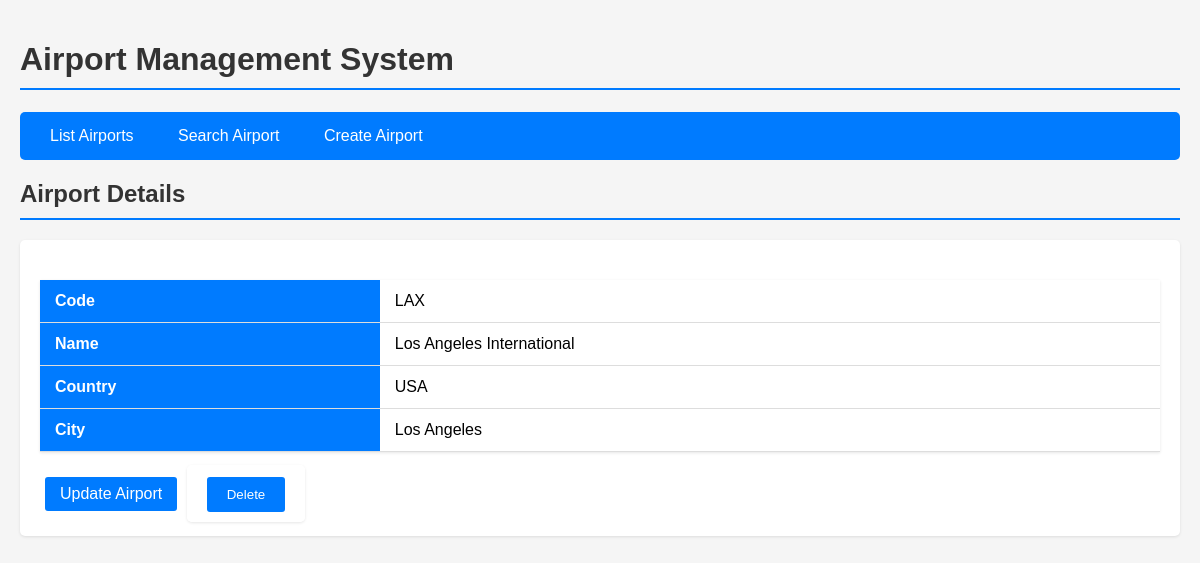
Page /airport?action=details&id=LAX on the committed database.
### tables this page shows
CREATE TABLE airport (
        CODEV CHAR(3) PRIMARY KEY NOT NULL,
        NOM VARCHAR(50) NOT NULL,
        Pays VARCHAR(50) NOT NULL,
        VILLE VARCHAR(50) NOT NULL
    );

### routes/airport_routes.py (the view, shortened to what this page needs)
@airport_routes.route("/airport",methods=["GET", "POST"])
def airport():
    action = request.args.get("action", "list")
    airport_id = request.args.get("id", type=str)
    name = request.form.get("name", "")
    context = {}
    if action=="list":
        context["airports"]=Airport.get_all()
        context["view"]="list"
    elif action == "details" and airport_id:
        context["airport"]=Airport.get_airport_by_id(airport_id)
        context["view"]="details"
    elif action == "search":
        if request.method == "POST":
            context["airports"] =Airport.get_airport_by_name(name)
        context["view"]= "search"
    elif action == "city" and airport_id:
        context["city"]=Airport.get_city(airport_id)
        context["view"]="city"
    elif action== "delete" and airport_id and request.method == "POST":
        Airport.delete_airport(airport_id)
        return redirect(url_for('airport_routes.airport',action='list'))
    return render_template("airport.html",context=context)

### models/airport.py (called while the page is built)
    @staticmethod
    def get_db_connection():
        conn=sqlite3.connect("airplain.db")
        conn.row_factory=sqlite3.Row
        return conn

    @staticmethod
    def get_airport_by_id(codev):
        conn=Airport.get_db_connection()
        cursor=conn.cursor()
        cursor.execute("SELECT * FROM airport WHERE CODEV =?",(codev,))
        row=cursor.fetchone()
        conn.close()
        if row:
            return Airport(row["CODEV"],row["NOM"],row["Pays"],row["VILLE"])
        return None

### templates/airport.html (shortened to what this page needs)
<!DOCTYPE html>
<html lang="en">
<head>
</head>
<body>
    <h1>Airport Management System</h1>
    <nav>
        <a href="{{ url_for('airport_routes.airport', action='list') }}">List Airports</a>
        <a href="{{ url_for('airport_routes.airport', action='search') }}">Search Airport</a>
        <a href="{{ url_for('airport_routes.airport', action='create') }}">Create Airport</a>
    </nav>
    {% if context.view == "list" %}
        <h2>Airport List</h2>
        <table>
            <thead>
                <tr>
                    <th>Code</th>
                    <th>Name</th>
                    <th>Country</th>
                    <th>City</th>
                    <th>Action</th>
                </tr>
            </thead>
            <tbody>
                {% for airport in context.airports %}
                    <tr>
                        <td>{{ airport['CODEV'] }}</td>
                        <td>{{ airport['NOM'] }}</td>
                        <td>{{ airport['Pays'] }}</td>
                        <td>{{ airport['VILLE'] }}</td>
                        <td>
                            <a href="{{ url_for('airport_routes.airport', action='details', id=airport['CODEV']) }}">View Details</a>
                            <a href="{{ url_for('airport_routes.airport', action='update', id=airport['CODEV']) }}">Update</a>
                            <form method="POST" action="{{ url_for('airport_routes.airport', action='delete', id=airport['CODEV']) }}" style="display:inline;">
                                <button type="submit" onclick="return confirm('Are you sure you want to delete this airport?')">Delete</button>
                            </form>
                        </td>
                    </tr>
                {% endfor %}
            </tbody>
        </table>
    {% elif context.view == "details" %}
        <h2>Airport Details</h2>
        {% if context.airport %}
            <div class="details-card">
                <table>
                    <tr>
                        <th>Code</th>
                        <td>{{ context.airport.CODEV }}</td>
                    </tr>
                    <tr>
                        <th>Name</th>
                        <td>{{ context.airport.NOM }}</td>
                    </tr>
                    <tr>
                        <th>Country</th>
                        <td>{{ context.airport.Pays }}</td>
                    </tr>
                    <tr>
                        <th>City</th>
                        <td>{{ context.airport.VILLE }}</td>
                    </tr>
                </table>
                <div class="action-links">
                    <a href="{{ url_for('airport_routes.airport', action='update', id=context.airport['CODEV']) }}">Update Airport</a>
                    <form method="POST" action="{{ url_for('airport_routes.airport', action='delete', id=context.airport['CODEV']) }}" style="display:inline;">
                        <button type="submit" onclick="return confirm('Are you sure you want to delete this airport?')">Delete</button>
                    </form>
                </div>
            </div>
        {% else %}
            <p>Airport not found.</p>
        {% endif %}
    {% endif %}
</body>
</html>

### templates/airport.html (style rules this page uses)
body { font-family: Arial, sans-serif; max-width: 1200px; margin: 0 auto; padding: 20px; background-color: #f5f5f5; }
h1, h2 { color: #333; border-bottom: 2px solid #007bff; padding-bottom: 10px; }
nav { background-color: #007bff; padding: 15px; border-radius: 5px; margin: 20px 0; }
nav a { color: white; text-decoration: none; padding: 8px 15px; margin-right: 10px; border-radius: 3px; transition: background-color 0.3s; }
table { width: 100%; border-collapse: collapse; margin: 20px 0; background-color: white; box-shadow: 0 1px 3px rgba(0,0,0,0.1); }
th, td { padding: 12px 15px; text-align: left; border-bottom: 1px solid #ddd; }
th { background-color: #007bff; color: white; }
.details-card { background-color: white; padding: 20px; border-radius: 5px; box-shadow: 0 1px 3px rgba(0,0,0,0.1); }
.action-links a { display: inline-block; padding: 8px 15px; margin: 5px; background-color: #007bff; color: white; text-decoration: none; border-radius: 3px; transition: background-color 0.3s; }
form { background-color: white; padding: 20px; border-radius: 5px; box-shadow: 0 1px 3px rgba(0,0,0,0.1); }
button { background-color: #007bff; color: white; border: none; padding: 10px 20px; border-radius: 3px; cursor: pointer; transition: background-color 0.3s; }

### rows in the picture
airport: airport.CODEV "LAX", airport.NOM "Los Angeles International", airport.Pays "USA", airport.VILLE "Los Angeles"
